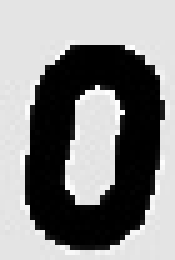
#> input picture training_ocr/0_204.jpg, 35 x 52 px (shown 5 times larger); its folder holds 4 pictures in this run
$ python practica2.py   (older library calls are emulated)
#> lines starting #> are read from the running program, lines starting #| are printed output that depends on the picture; after the words box and inside, x2 and y2 are one past the last pixel; in counts of white or black regions, pixels touching at a corner belong together
import cv2
import numpy as np
from functools import reduce
import glob
from scipy import ndimage
from sklearn.discriminant_analysis import LinearDiscriminantAnalysis
from matplotlib import pyplot as plt
class ocr:
    def __init__(self):
        clases = ['0','1','2','3','4','5','6','7','8','9','A','B','C','D','E','ESP','F','G','H','I','J','K','L','M','N','O','P','Q','R','S','T','U','V','W','X','Y','Z']
        e = clases *250
        e = sorted(e)
        found = []
        images = glob.glob("./training_ocr/*.jpg")
        for k in images:
            crop_img = cv2.imread(k, 0)
#> crop_img is the input picture: shape (52, 35); min 0, max 255, mean 137
            blur = cv2.bilateralFilter(crop_img, 1, 750, 7, borderType=cv2.BORDER_CONSTANT)
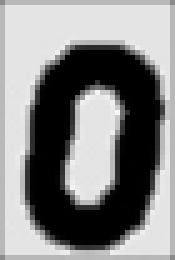
#> blur: shape (52, 35) (shown 5 times larger); min 0, max 247, mean 132.4
            ret3, th3 = cv2.threshold(blur, 0, 255, cv2.THRESH_BINARY_INV + cv2.THRESH_OTSU)
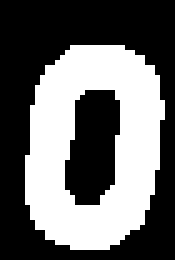
#> th3: shape (52, 35) (shown 5 times larger); 41.1% white; 1 white region
#> ret3 = 113
            im2, contours, hierarchy = cv2.findContours(th3, cv2.RETR_EXTERNAL, cv2.CHAIN_APPROX_SIMPLE)
#> contours = 1 contour; box (x1, y1, x2, y2) and area: (5, 9, 33, 50) 890
            just1valid = 0
            for cnt in contours:
                x1, y1, w1, h1 = cv2.boundingRect(cnt)
                if ((cv2.contourArea(cnt)>=4) &((w1/h1) < 1) & (not just1valid) ) :
                    crop_img2 = th3[y1:y1 + h1, x1:x1 + w1]
                    ret4, th4 = cv2.threshold(crop_img2, 0, 255, cv2.THRESH_BINARY_INV + cv2.THRESH_OTSU)
                    cols, rows = th4.shape
                    resized = cv2.resize(th4, None, fx=10 / cols, fy=10 / cols, interpolation=cv2.INTER_LINEAR)
                    left = 10 - resized.shape[1]
                    resized = np.pad(resized, [(0, 0), (left, 0)], mode='constant', constant_values=255)
                    just1valid = 1
                    flattened = resized.flatten()
                    found.append(flattened)
#> this loop made 1 pass
#> (x1, y1, w1, h1, ret4, cols, rows, left) on pass 1: (5, 9, 28, 41, 0, 41, 28, 3)
#> pass 1, in __init__, `crop_img2 = th3[y1:y1 + h1, x1:x1 + w1]`:
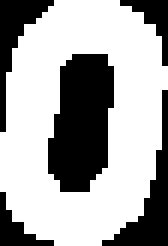
#> crop_img2: shape (41, 28) (shown 6 times larger); 65.2% white; 5 black regions, box (x1, y1, x2, y2) and area: (8, 9, 19, 32) 196, (17, 15, 28, 41) 81, (0, 0, 9, 22) 62, (20, 0, 28, 11) 31, (0, 32, 9, 41) 30
#> after the loop, cols = 41; flattened = 100 values, max 255 at index 0, min 0 at index 5, mean 136.7; found = 1 item; just1valid = 1; left = 3; ret4 = 0; rows = 28
#> pass 2 of the loop in __init__, `for k in images:`:
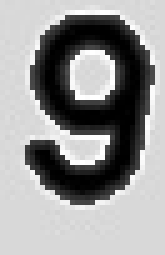
#> input picture training_ocr/9_7.jpg, 33 x 51 px (shown 5 times larger)
#> in __init__, crop_img is the input picture: shape (51, 33); min 0, max 255, mean 150.4
#> blur: shape (51, 33)
#> in __init__, `ret3, th3 = cv2.threshold(blur, 0, 255, cv2.THRESH_BINARY_INV + cv2.TH..`:
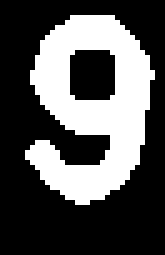
#> th3: shape (51, 33) (shown 5 times larger); 33.2% white; 1 white region
#> ret3 = 99
#> contours = 1 contour; box (x1, y1, x2, y2) and area: (5, 3, 31, 41) 586
#> the loop in __init__, `for cnt in contours:` made 1 pass
#> (x1, y1, w1, h1, ret4, cols, rows, left) on pass 1: (5, 3, 26, 38, 0, 38, 26, 3)
#> pass 1, in __init__, `crop_img2 = th3[y1:y1 + h1, x1:x1 + w1]`:
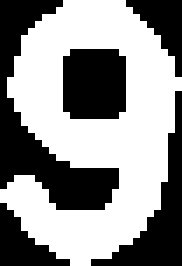
#> crop_img2: shape (38, 26) (shown 7 times larger); 56.6% white; 5 black regions, box (x1, y1, x2, y2) and area: (0, 0, 17, 30) 168, (13, 13, 26, 38) 91, (9, 7, 18, 17) 86, (0, 29, 10, 38) 43, (18, 0, 26, 11) 41
#> after the loop in __init__, `for cnt in contours:`: cols = 38; flattened = 100 values, max 255 at index 0, min 0 at index 5, mean 160.8; found = 2 items; just1valid = 1; left = 3; ret4 = 0; rows = 26
#> pass 3 of the loop in __init__, `for k in images:`:
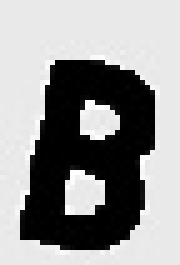
#> input picture training_ocr/B_202.jpg, 36 x 53 px (shown 5 times larger)
#> in __init__, crop_img is the input picture: shape (53, 36); min 0, max 255, mean 148.9
#> blur: shape (53, 36)
#> in __init__, `ret3, th3 = cv2.threshold(blur, 0, 255, cv2.THRESH_BINARY_INV + cv2.TH..`:
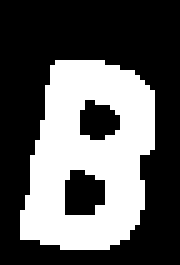
#> th3: shape (53, 36) (shown 5 times larger); 36.8% white; 1 white region
#> ret3 = 104
#> contours = 1 contour; box (x1, y1, x2, y2) and area: (4, 12, 31, 50) 756
#> the loop in __init__, `for cnt in contours:` made 1 pass
#> (x1, y1, w1, h1, ret4, cols, rows, left) on pass 1: (4, 12, 27, 38, 0, 38, 27, 3)
#> pass 1, in __init__, `crop_img2 = th3[y1:y1 + h1, x1:x1 + w1]`:
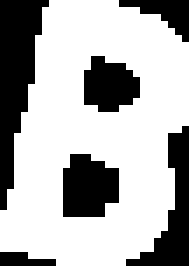
#> crop_img2: shape (38, 27) (shown 7 times larger); 68.4% white; 6 black regions (1 under 20 px), largest, box (x1, y1, x2, y2) and area: (0, 0, 7, 30) 110, (18, 18, 27, 38) 67, (9, 22, 17, 31) 60, (12, 8, 20, 16) 48, (17, 0, 27, 6) 27
#> after the loop in __init__, `for cnt in contours:`: cols = 38; flattened = 100 values, max 255 at index 0, min 0 at index 5, mean 132.1; found = 3 items; just1valid = 1; left = 3; ret4 = 0; rows = 27
#> the loop made 4 passes; the first 3 are shown
        clf = LinearDiscriminantAnalysis()
#> (the run stopped early here; a loop or call above may not have finished)
